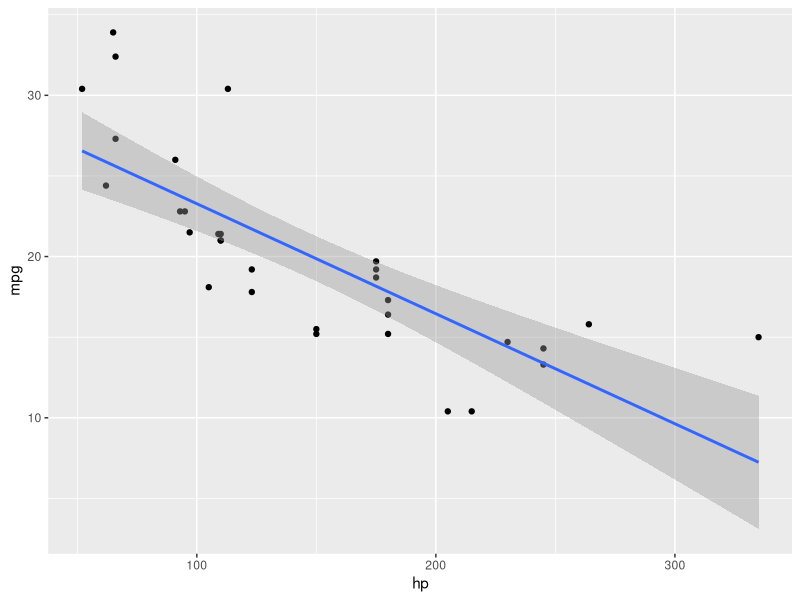
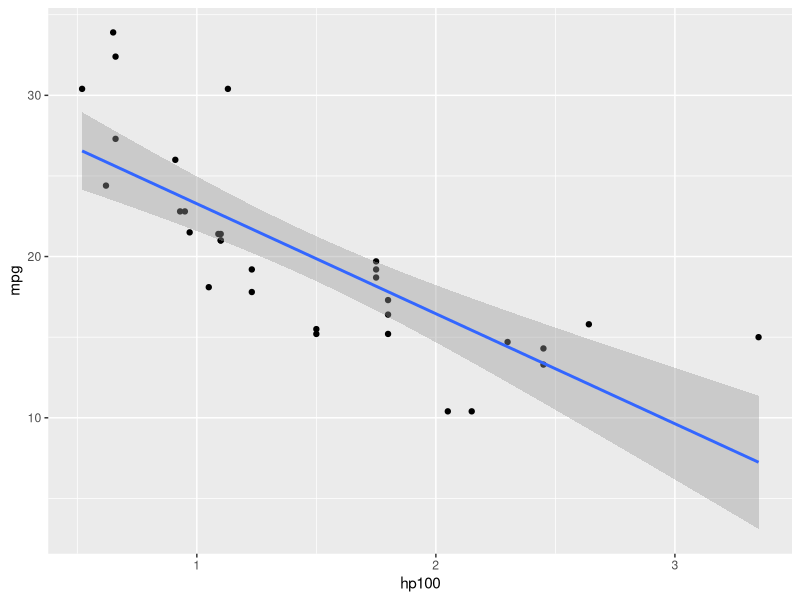

Write R code to recreate these figures, in order.
# 2022-05-17

library(tidyverse)
data(mtcars)

ggplot(mtcars) +
  aes(x = hp, y = mpg) +
  geom_point() +
  geom_smooth(method = "lm")

lm(mpg ~  hp, data = mtcars)
# gibt Steigung und Achsenabschnitt der Gerade aus

# Aufgabe:
# Rechnen Sie Meilen in pro 100 PS um,
# und berechnen Sie das lm erneut!


mtcars2 <- 
  mtcars %>% 
  mutate(hp100 = hp / 100)


ggplot(mtcars2) +
  aes(x = hp100, y = mpg) +
  geom_point() +
  geom_smooth(method = "lm")

mein_erstes_lm <- lm(mpg ~  hp100, data = mtcars2)

predict(mein_erstes_lm, newdata = tibble(hp100 = 2.5))
